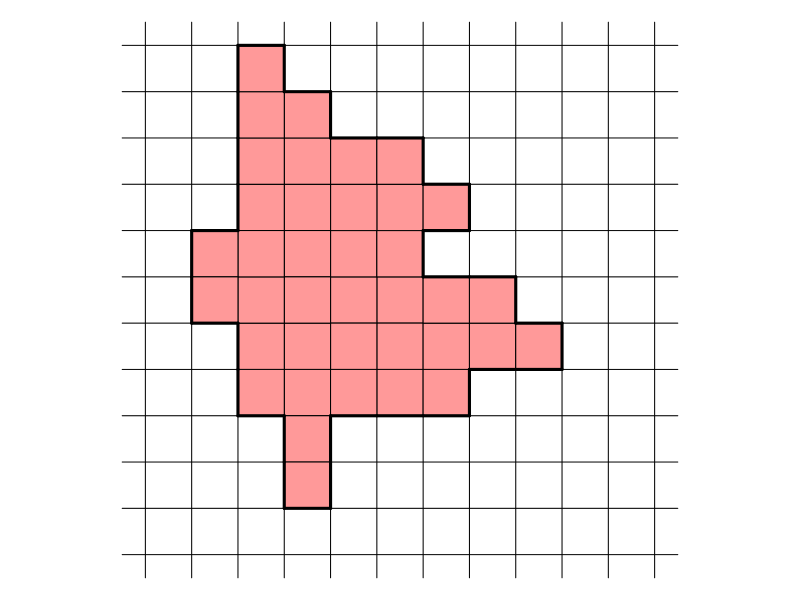
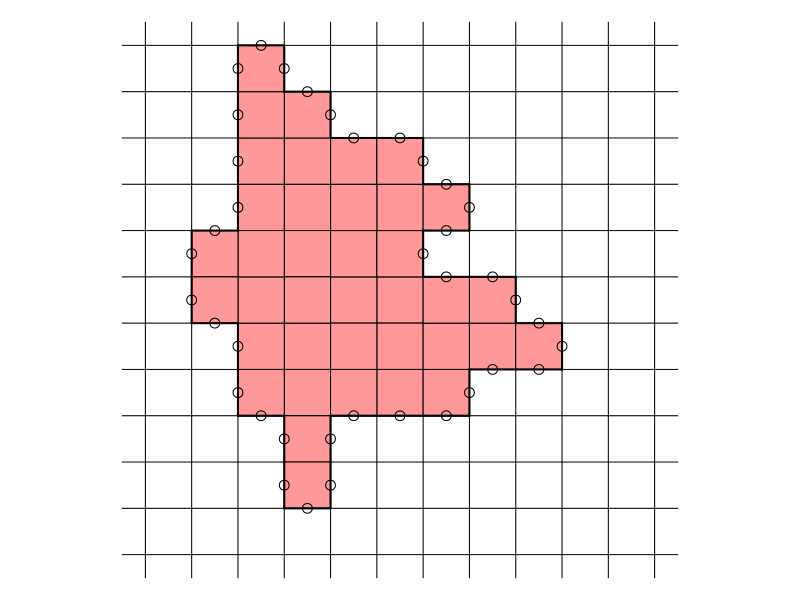
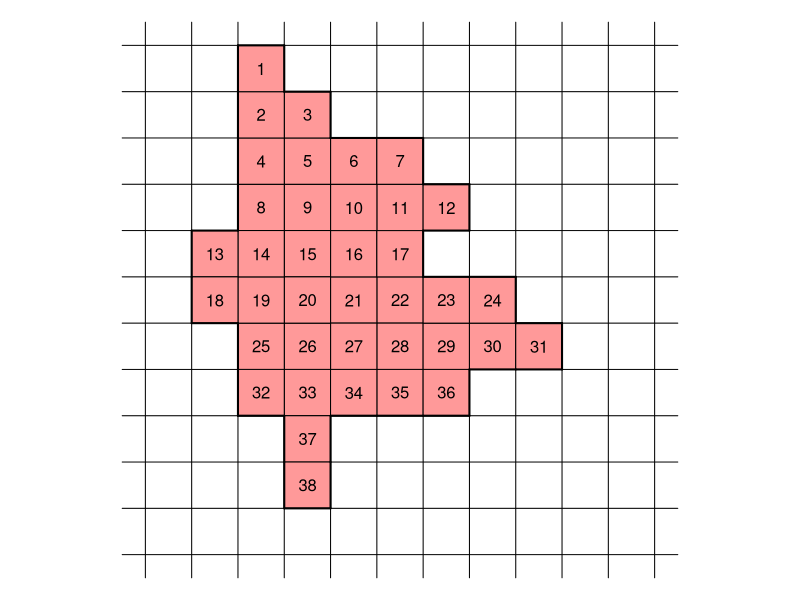

Write the R code that produced these figures, in order.
## ---- chunk 1
area = sample(15:50,1)
while(T){
    squares = list(c(0,0))
    for(i in 1:(area-1)){
        cango = F
        while(length(squares)<=i){
            sqn = sample(1:length(squares),1)
            sq = squares[[sqn]]
            delta = sample(c(-1,1),1)
            delsq = sample(c(delta,0))
            newsq = sq+delsq
            if(!(list(newsq) %in% squares) && max(abs(newsq))<=5){
                squares[[i+1]] = newsq
            }
        }
    }
    net = list()
    for(i in -6:6){
        j = length(net)
        net[[j+1]] = c(i,6)
    }
    for(i in 5:-5){
        j = length(net)
        net[[j+1]] = c(6,i)
    }
    for(i in 6:-6){
        j = length(net)
        net[[j+1]] = c(i,-6)
    }
    for(i in -5:5){
        j = length(net)
        net[[j+1]] = c(-6,i)
    }
    
    move = T
    dels = list(c(-1,0),c(1,0),c(0,-1),c(0,1))
    while(move){
        move = F
        newnet = list()
        for(i in 1:length(net)){
            nspot = net[[i]]
            for(j in 1:length(dels)){
                del = dels[[j]]
                newspot = nspot+del
                if(!(list(newspot)%in%squares) && !(list(newspot)%in%net) && max(abs(newspot))<=6){
                    move=T
                    net[[length(net)+1]] = newspot
                }
            }
        }
    }
    if(length(net)+length(squares)==13^2){break}
}


alledges = list()
for(i in 1:length(squares)){
    sq = squares[[i]]
    dels = list(c(-0.5,0),c(0.5,0),c(0,-0.5),c(0,0.5))
    for(j in 1:length(dels)){
        ed = sq+dels[[j]]
        alledges[[length(alledges)+1]] = ed
    }
}
lones = list()
for(i in 1:length(alledges)){
    ed = alledges[[i]]
    cnt = 0
    for(j in 1:length(alledges)){
        ed2 = alledges[[j]]
        if(sum(ed==ed2)==2){
            cnt = cnt+1
        }
    }
    if(cnt==1){
        lones[[length(lones)+1]] = ed
    }
}
perimeter = length(lones)

ach1 = perimeter-sample(0:7,1)+0:7
ach2 = area-sample(0:7,1)+0:7
al1 = paste0("* ",ach1,collapse="\n")
al2 = paste0("* ",ach2,collapse="\n")
sol1 = paste0(1*(ach1==perimeter),collapse="")
sol2 = paste0(1*(ach2==area),collapse="")
## ---- chunk 2
par(mar=c(0,0,0,0),pty="s")
plot(0,0,"n",xlim=c(-6,6),ylim=c(-6,6),axes=F,ann=F)
for(i in seq(-5.5,5.5,1)){
    lines(c(-6,6),c(i,i))
    lines(c(i,i),c(-6,6))
}
for(i in 1:length(squares)){
    sq = squares[[i]]
    x = sq[1]
    y = sq[2]
    polygon(x+c(-0.5,-0.5,0.5,0.5),y+c(-0.5,0.5,0.5,-0.5),col=rgb(1,0.6,0.6),border="black")
}
# for(i in 1:length(net)){
#     sq = net[[i]]
#     x = sq[1]
#     y = sq[2]
#     polygon(x+c(-0.5,-0.5,0.5,0.5),y+c(-0.5,0.5,0.5,-0.5),col="blue",border="black")
# }
for(i in 1:length(lones)){
    p = lones[[i]]
    # points(p[1],p[2])
    if(p[1]%%1==0){
        lines(c(p[1]-0.5,p[1]+0.5),c(p[2],p[2]),lwd=3)
    } else {
        lines(c(p[1],p[1]),c(p[2]-0.5,p[2]+0.5),lwd=3)
    }
}
## ---- chunk 3
par(mar=c(0,0,0,0),pty="s")
plot(0,0,"n",xlim=c(-6,6),ylim=c(-6,6),axes=F,ann=F)
for(i in seq(-5.5,5.5,1)){
    lines(c(-6,6),c(i,i))
    lines(c(i,i),c(-6,6))
}
for(i in 1:length(squares)){
    sq = squares[[i]]
    x = sq[1]
    y = sq[2]
    polygon(x+c(-0.5,-0.5,0.5,0.5),y+c(-0.5,0.5,0.5,-0.5),col=rgb(1,0.6,0.6),border="black")
}
# for(i in 1:length(net)){
#     sq = net[[i]]
#     x = sq[1]
#     y = sq[2]
#     polygon(x+c(-0.5,-0.5,0.5,0.5),y+c(-0.5,0.5,0.5,-0.5),col="blue",border="black")
# }
for(i in 1:length(lones)){
    p = lones[[i]]
    if(p[1]%%1==0){
        lines(c(p[1]-0.5,p[1]+0.5),c(p[2],p[2]),lwd=2)
    } else {
        lines(c(p[1],p[1]),c(p[2]-0.5,p[2]+0.5),lwd=2)
    }
    points(p[1],p[2],cex=1.3)
}

## ---- chunk 4
par(mar=c(0,0,0,0),pty="s")
plot(0,0,"n",xlim=c(-6,6),ylim=c(-6,6),axes=F,ann=F)
for(i in seq(-5.5,5.5,1)){
    lines(c(-6,6),c(i,i))
    lines(c(i,i),c(-6,6))
}
for(i in 1:length(squares)){
    sq = squares[[i]]
    x = sq[1]
    y = sq[2]
    polygon(x+c(-0.5,-0.5,0.5,0.5),y+c(-0.5,0.5,0.5,-0.5),col=rgb(1,0.6,0.6),border="black")
}
# for(i in 1:length(net)){
#     sq = net[[i]]
#     x = sq[1]
#     y = sq[2]
#     polygon(x+c(-0.5,-0.5,0.5,0.5),y+c(-0.5,0.5,0.5,-0.5),col="blue",border="black")
# }
for(i in 1:length(lones)){
    p = lones[[i]]
    if(p[1]%%1==0){
        lines(c(p[1]-0.5,p[1]+0.5),c(p[2],p[2]),lwd=2)
    } else {
        lines(c(p[1],p[1]),c(p[2]-0.5,p[2]+0.5),lwd=2)
    }
}

cnt = 1
for(i in 6:-6){
    for(j in -6:6){
        pnt = c(j,i)
        for(k in 1:length(squares)){
            if(sum(pnt==squares[[k]])==2){
                text(j,i,cnt)
                cnt = cnt+1
            }
        }
    }
}

